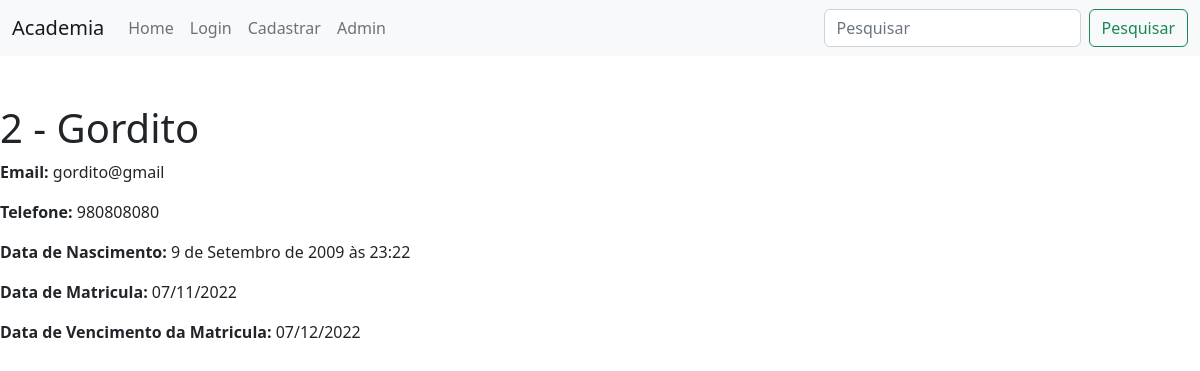
The app's page /2, older data.
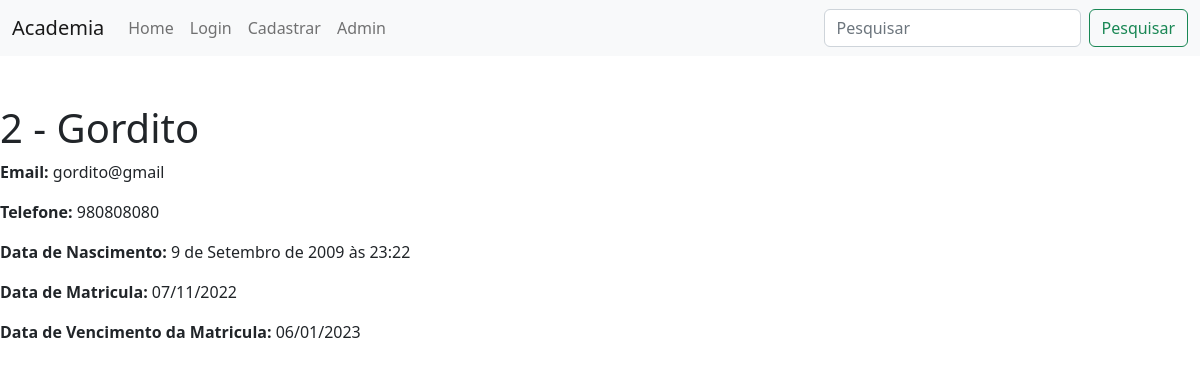
The same page, newer data.
### alunos/models.py (models this page shows, shortened)
class Aluno(models.Model):
    nome = models.CharField(max_length=255)
    telefone = models.CharField(max_length=255)
    email = models.CharField(max_length=255, blank=True)
    data_criacao = models.DateTimeField(default=timezone.now)
    data_nascimento = models.DateTimeField()
    data_vencimento_matricula = models.DateTimeField(
        default=timezone.now() + timedelta(days=30))
    foto = models.ImageField(upload_to='fotos/%Y/%m/', blank=True)

### alunos/views.py (the view)
# urls.py: path("<int:aluno_id>", views.aluno, name="aluno"),
def aluno(request, aluno_id):
    aluno = get_object_or_404(Aluno, id=aluno_id)
    if aluno.data_vencimento_matricula.timestamp() < datetime.now().timestamp():
        messages.add_message(request, messages.ERROR,
                             'Matrícula vencida')
    return render(request, 'alunos/detalhes.html', {
        'aluno': aluno
    })

### alunos/templates/alunos/detalhes.html (shortened to what this page needs)
{% extends 'base.html' %} {% block conteudo %}
<div>
    <h1>{{aluno.id}} - {{aluno.nome}}</h1>
    <p>
        <strong>Email:</strong>
        {{aluno.email}}
    </p>
    <p><strong>Telefone: </strong>{{aluno.telefone}}</p>
    <p><strong>Data de Nascimento: </strong>{{aluno.data_nascimento}}</p>
    <p>
        <strong>Data de Matricula: </strong>{{aluno.data_criacao|date:'d/m/Y' }}
    </p>
    <p>
        <strong> Data de Vencimento da Matricula: </strong>
        {{aluno.data_vencimento_matricula|date:'d/m/Y'}}
    </p>
</div>
{% endblock conteudo %}

Row changes from the older to the newer data that the page shows:
changed Aluno "Gordito": data_vencimento_matricula "07/12/2022" → "06/01/2023"
